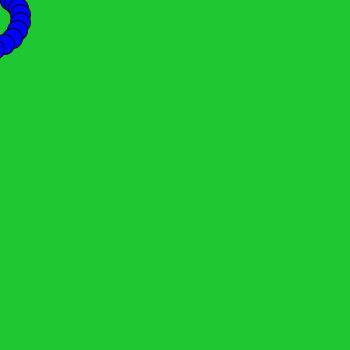
Frame 1 (no input)
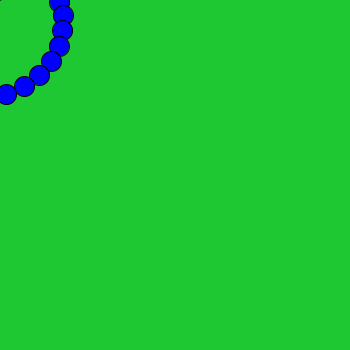
Frame 60 (the mouse pressed at the canvas centre just before this capture)
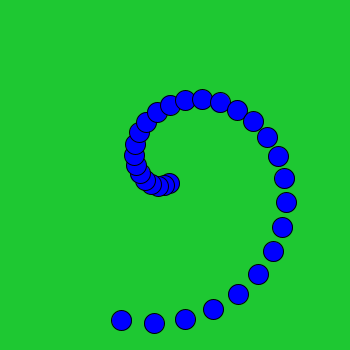
Frame 120 (the mouse held since frame 60 and released just before this capture)

The Processing sketch that drew these frames (run headless with seeded random() and noise(); from frame 60 on, the mouse is pressed at the canvas centre):

// Processing sketch: processing_95076
// ── processing_95076.pde

//Objects in a circle
//Creative Computing Example
//Ben Norskov April 2, 2013
int objNum = 30;
float degrees = 360/objNum;
float angleOffset = 0;
float distance = 10;
void setup() {
  size(350, 350);
}
void draw() {
  background(30, 200, 50);
  distance = 10;//start close to the mouse
  fill(0, 0, 255);
  for ( int i =0; i<objNum; i++) {
    float xOffset = cos( radians(degrees * i + angleOffset)) * distance;
    float yOffset = sin( radians(degrees * i + angleOffset)) * distance;
    ellipse(mouseX + xOffset, mouseY + yOffset, 20, 20);
    distance+=5;//move out a bit for every object
  }
  angleOffset -= 2;//this is what rotates the spiral
}
